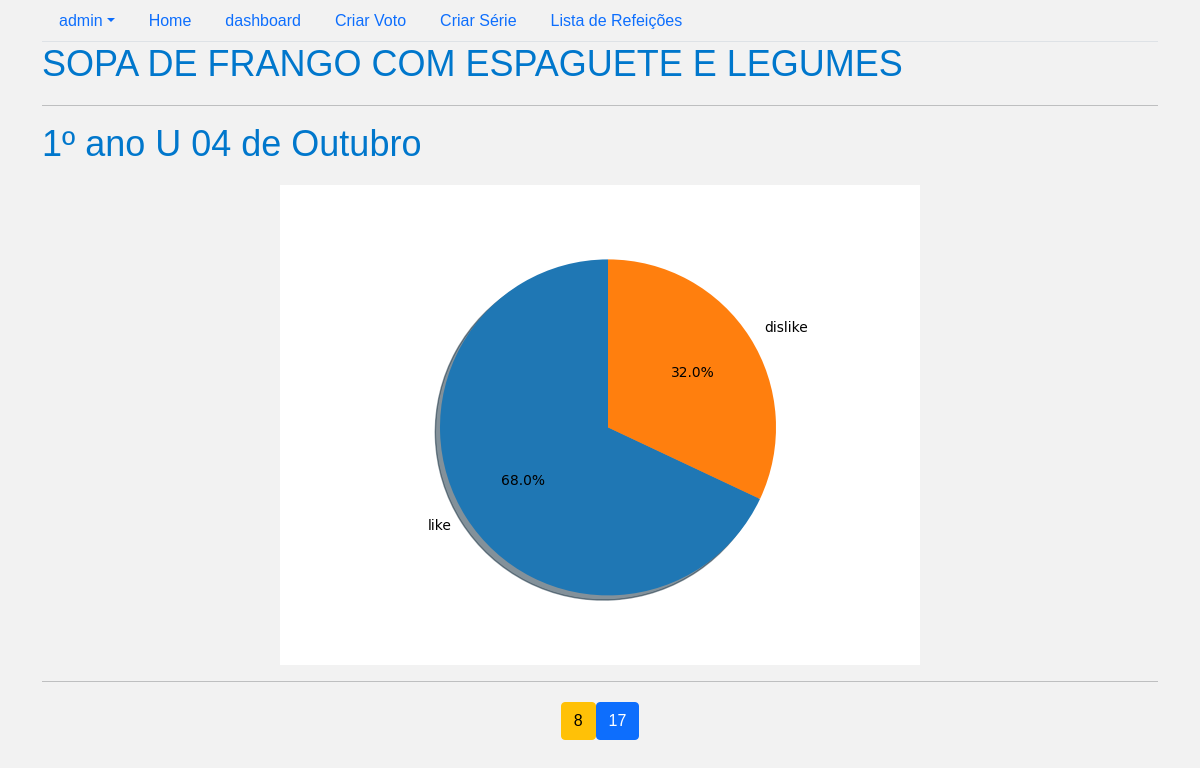
Page /Myapp/classroom_food_detail/214/ (signed in) on the committed database.
### users/models.py (models this page shows, shortened)
class User(AbstractUser):
    uuid = models.UUIDField(unique=True, editable=False, default=uuid.uuid4)
    username = models.CharField(max_length=50,unique = True)
    email = models.EmailField("Email", unique=True)
    image = models.ImageField(upload_to = "account/", null=True, blank=True)
    USERNAME_FIELD = 'email'
    REQUIRED_FIELDS = ["username"]

### Myapp/models.py (models this page shows, shortened)
class Classroom_Food(models.Model):
    food = models.ForeignKey(Food, on_delete=models.CASCADE, null=True, blank=True)
    classroom = models.ForeignKey(Classroom, on_delete=models.CASCADE, null=True, blank=True)
    liked  = models.IntegerField()
    disliked = models.IntegerField()

class Food(models.Model):
    choices = (
        ("BISCOITO ROSQUINHA COM SUCO VITAMINA DE GOIABA E FRUTA", "BISCOITO ROSQUINHA COM SUCO VITAMINA DE GOIABA E FRUTA"),
        ("BISCOITO MARIA OU CREAM CRACKER COM SUCO", "BISCOITO MARIA OU CREAM CRACKER COM SUCO"),
        ("ARROZ COM FEIJÃO E FRANGO GUISADO","ARROZ COM FEIJÃO E FRANGO GUISADO"),
        ("SOPA DE FRANGO COM ESPAGUETE E LEGUMES","SOPA DE FRANGO COM ESPAGUETE E LEGUMES"),
        ("BEIJU COM MARGARINA E CAFÉ COM LEITE", "BEIJU COM MARGARINA E CAFÉ COM LEITE"),
        ("CUSCUZ RECHEADO COM OVOS MEXIDOS E SUCO","CUSCUZ RECHEADO COM OVOS MEXIDOS E SUCO"),
        ("BAIÃO DE 2 COM MACAXEIRA, CARNE BOVINA E SUCO","BAIÃO DE 2 COM MACAXEIRA, CARNE BOVINA E SUCO"),
        ("TAPIOCA COM QUEIJO COALHO E VITAMINA DE DE GOIABA", "TAPIOCA COM QUEIJO COALHO E VITAMINA DE GOIABA"),
        ("ARROZ DE LEITE COM PAÇOCA DE CARNES DE SOL","ARROZ DE LETE COM PAÇOCA DE CARNE DE SOL"),
        ("CUSCUZ RECHEADO COM CARNE MOÍDA E SUCO","CUSCUZ RECHEADO COM CARNE MOÍDA"),
        ("CACHORRO QUENTE COM MOLHO DE CARNE MOÍDA DE SUCO","CACHORRO QUENTE COM MOLHO DE CARNE MOÍDA E SUCO"),
        ("RISOTO DE FRANGO COM LEGUMES", "RISOTO DE FRANGO COM LEGUMES"),
        ("BOLO DE CACO E CAFÉ COM LEITE", "BOLO DE CACO E CAFÉ COM LEITE"),
        ("TAPIOCA RECHEADA COM OVOS MEXIDOS E SUCO DE POLPA", "TAPIOCA RECHEADA COM OVOS MEXIDOS E SUCO DE POLPA"),
        ("MUNGUNZÁ COM FRANGO AO MOLHO BRANCO","MUNGUNZÁ COM FRANGO AO MOLHO BRANCO"),
        ("SOPA DE CARNE BOVINA COM MACARRÃO E LEGUMES", "SOPA DE CARNE BOVINA COM MACARRÃO E LEGUMES"),
        ("MACARRONADA DE FRANGO", "MACARRONADA DE FRANGO"),
        ("BOLO SIMPLES COM VITAMINA DE BANANA E AVEIA", "BOLO SIMPLES COM VITAMINA DE BANANA E AVEIA"),
        ("CANJA DE FRANGO COM BATATA INGLESA E CENOURA", "CANJA DE FRANGO COM BATATA INGLESA E CENOURA"),
        ("BAIÃO DE 2 COM CARNE BOVINA E VINAGRETE", "BAIÃO DE 2 COM CARNE BOVINA E VINAGRETE"),
        ("MACARRONADA DE CARNE MOÍDA","MACARRONADA DE CARNE MOÍDA")
    )
    uuid = models.UUIDField(unique=True, editable=False, default=uuid.uuid4)
    name = models.CharField(max_length=255, choices=choices)
    user = models.ForeignKey(User, on_delete=models.CASCADE,null=True, blank=True)
    created_at = models.DateTimeField(auto_now_add=True)
    updated_at = models.DateTimeField(auto_now = True)
    def __str__(self):
        return self.name

class Classroom(models.Model):
    uuid = models.UUIDField(unique=True, editable=False, default=uuid.uuid4)
    name = models.CharField(max_length=255)
    user = models.ForeignKey(User, on_delete=models.CASCADE,null=True, blank=True)
    school = models.ForeignKey(School, on_delete=models.CASCADE, null= True, blank= True)
    created_at = models.DateTimeField(auto_now_add=True)
    updated_at = models.DateTimeField(auto_now = True)
    def __str__(self):
        return self.name

### Myapp/views.py (the view)
# urls.py: path("classroom_food_detail/<int:pk>/", Classroom_FoodDetailView.as_view(), name = "classroom_food_detail"),
class Classroom_FoodDetailView(LoginRequiredMixin, DetailView):
    model = Classroom_Food
    slug_url_kwarg = 'id'
    slug_field = 'id'
    context_object_name = 'classroom_food'
    def get_context_data(self, **kwargs):
        context = super().get_context_data(**kwargs)
        id = self.kwargs.get("pk")
        context['id'] = id
        return context

### Myapp/templates/Myapp/classroom_food_detail.html (shortened to what this page needs)
{% extends 'layouts/base.html' %}
{% load static %}
{% block content %}
<h1>{{classroom_food.food}}</h1>
<hr>
<h1>{{classroom_food.classroom}}</h1>
<div class="center">
    <img src="/Myapp/graphic/{{id}}/" alt="Bargraph">
</div>
<hr>
<div class = "center">
    <p><button class="btn btn-warning">{{classroom_food.disliked}}</button></p>
    <p><button class="btn btn-primary">{{classroom_food.liked}}</button></p>
</div>
{% endblock %}

### templates/layouts/base.html (shortened to what this page needs)
{% load static %}
<!DOCTYPE html>
<html lang="en">
<head>
    <link href="https://cdn.jsdelivr.net/npm/bootstrap@5.0.2/dist/css/bootstrap.min.css" rel="stylesheet"
>
    <link rel="stylesheet" href="{% static 'assets/style/style.css' %}">
</head>
<body>
    <div class="container">
        <header>
            <ul class="nav nav-tabs">
                {% if user.is_authenticated %}
                    <li class="nav-item dropdown">
                        <a class="nav-link dropdown-toggle" data-bs-toggle="dropdown" href="#" role="button"
                            aria-expanded="false">{{ user.username }}</a>
                            </li>
                        </ul>
                    <li class="nav-item">
                        <a class="nav-link" href="/">Home</a>
                    </li>
                    <li class="nav-item">
                        <a class="nav-link" href="/dashboard/">dashboard</a>
                    </li>
                    <li class="nav-item">
                        <a class="nav-link" href="/Myapp/create/">Criar Voto</a>
                    </li>
                    <li class="nav-item">
                        <a class="nav-link" href="/Myapp/classroom_create/">Criar Série</a>
                    </li>
                    <li class="nav-item">
                        <a class="nav-link" href="/Myapp/list/">Lista de Refeições</a>
                    </li>
                {% endif %}
        </header>
        {% block content %}
        {% endblock content %}
    </div>
</body>
</html>

### static/assets/style/style.css (style rules this page uses)
body { background-color: #f2f2f2; font-family: Arial, sans-serif; }
h1 { color: #0077cc; font-size: 36px; margin-bottom: 20px; }
p { font-size: 18px; margin-bottom: 30px; }
button { background-color: #0077cc; border: none; border-radius: 5px; color: #ffffff; cursor: pointer; font-size: 18px; padding: 10px 20px; transition: background-color 0.2s ease; }
.center { display: flex; justify-content: center; align-items: center; margin-top: 20px; }

### rows in the picture
User: username "admin"
Classroom_Food: food "SOPA DE FRANGO COM ESPAGUETE E LEGUMES", classroom "1º ano U 04 de Outubro", disliked "8", liked "17"
